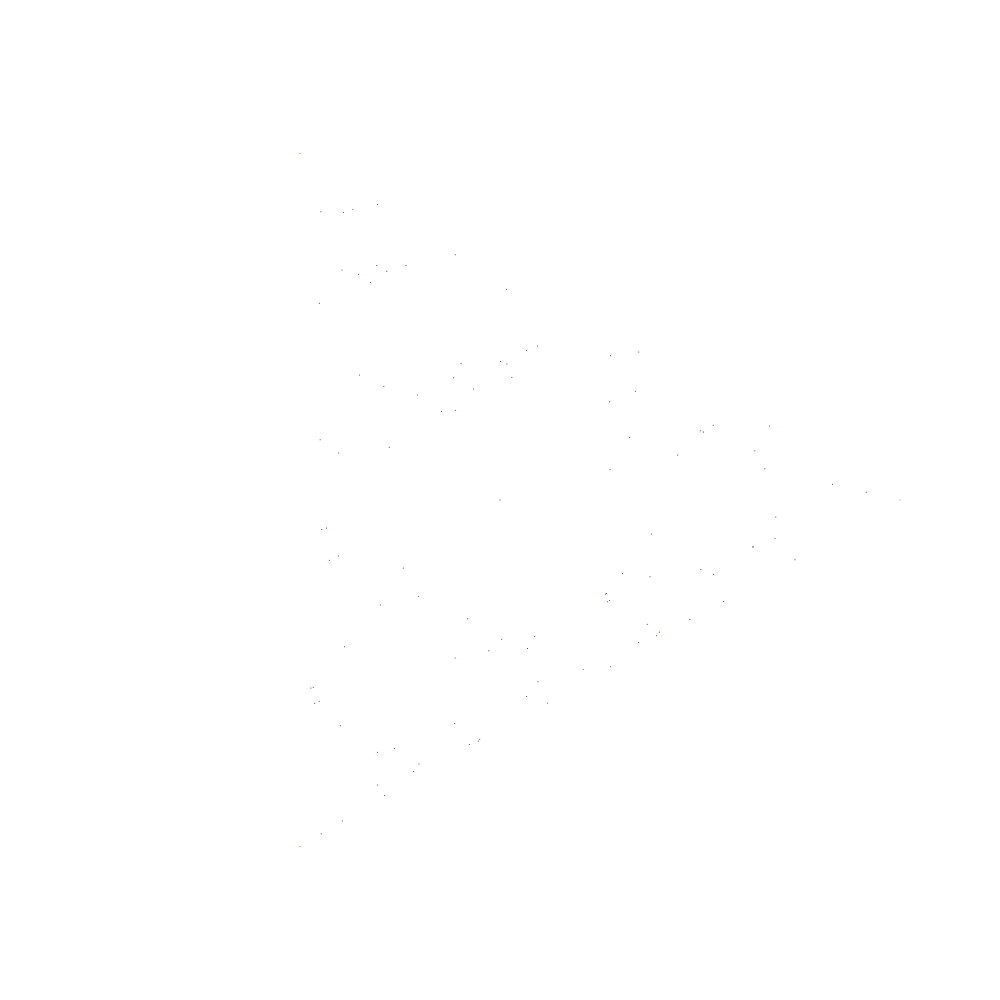
Frame 1 (no input)
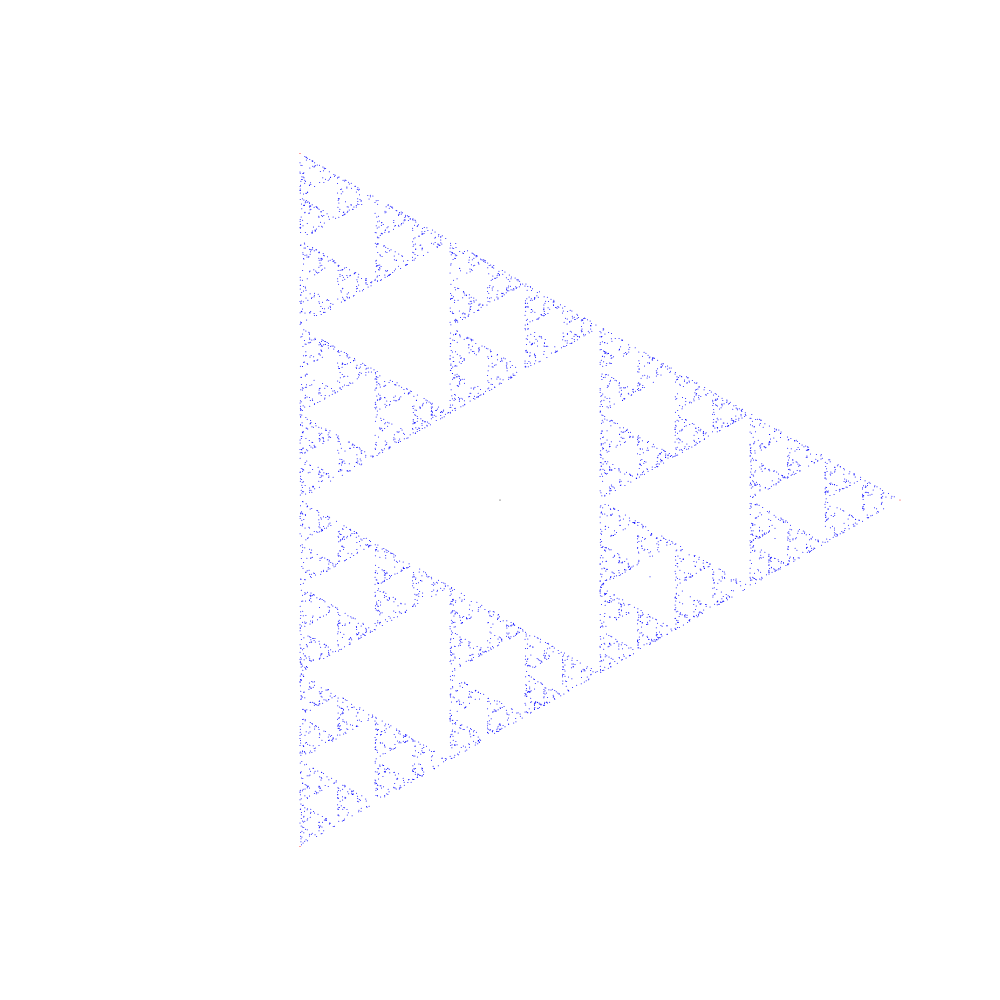
Frame 60 (no input)
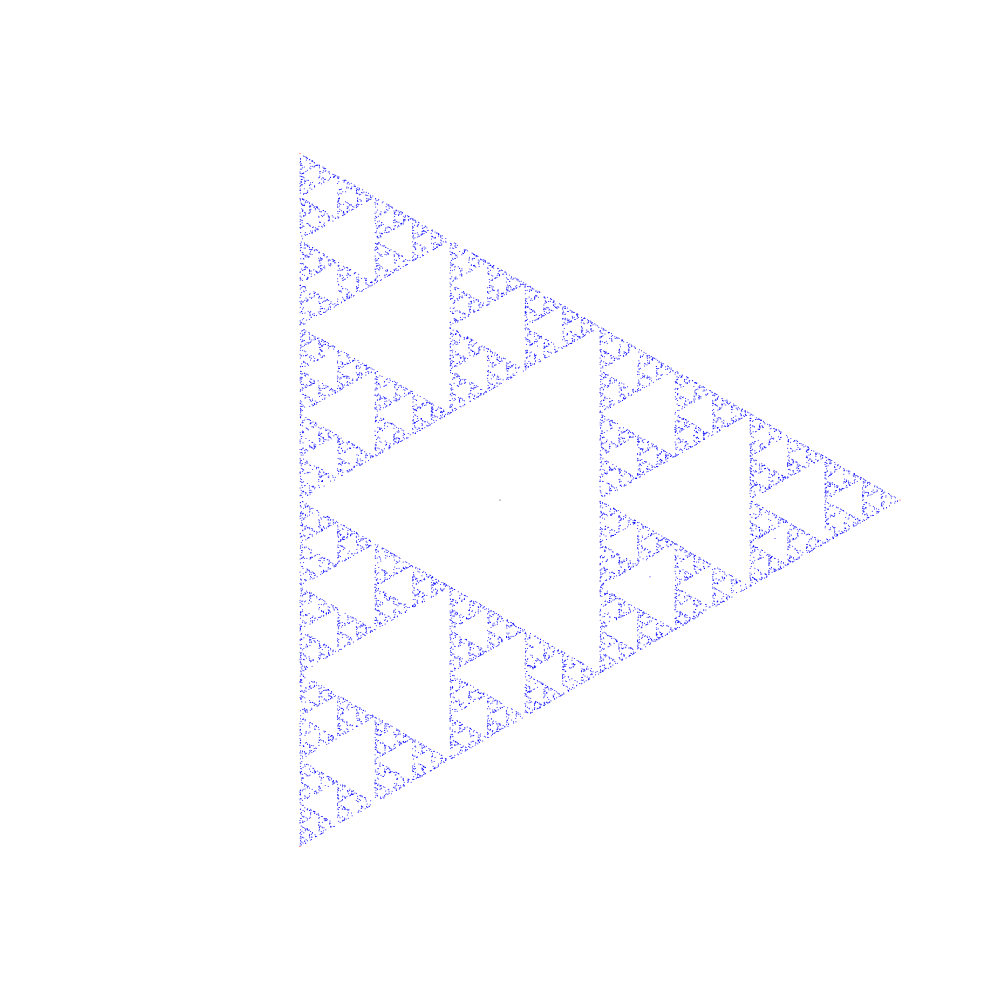
Frame 120 (the mouse pressed at the canvas centre since frame 60)

The p5.js sketch that drew these frames (run headless with seeded random() and noise() and a simulated clock; from frame 60 on, the mouse is pressed at the canvas centre):

// p5.js sketch
// ── sketch.js
let slider;
let current;
let mainPoints = [];

function setup() {
    createCanvas(1000, 1000);
    background(255);
    slider = createSlider(3, 10, 3, 1);
    slider.size(500, 50);
    current = createVector(width / 2, height / 2);
}

function sliderChanged(val) {
    mainPoints = [];
    background(255);
    // Centre point
    strokeWeight(1);
    point(0, 0);
    stroke(255, 0, 0);
    for (let i = 0; i < val; i += 1) {
        const thisPoint = p5.Vector.fromAngle((i * TWO_PI) / val, 400);
        mainPoints.push(thisPoint);
        point(thisPoint.x, thisPoint.y);
        console.log(thisPoint);
    }
    stroke(0, 0, 255);
}

function draw() {
    translate(width / 2, height / 2);
    // If the slider has been changed
    const noPoints = slider.value();
    if (noPoints !== mainPoints.length) {
        sliderChanged(noPoints);
    }
    for (let i = 0; i < 100; i += 1) {
        const rand = floor(random(noPoints));
        const newPoint = current.add(mainPoints[rand]).div(2);
        point(newPoint.x, newPoint.y);
        current = newPoint;
    }
}
